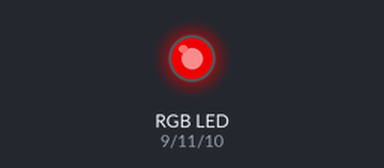
Bench run of a sketch on a simulated Arduino Uno, built with avr-gcc and run on an emulated ATmega328P. On the bench: an RGB LED mixed from three pins (HIGH = lit). Dim RGB values are drawn brighter than linear.

Above: at 0.05 s.
At 0.7 s:
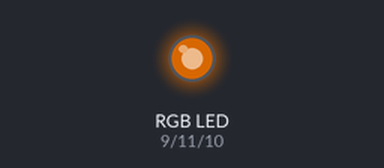
At 1.4 s:
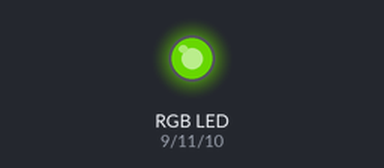
At 2.8 s:
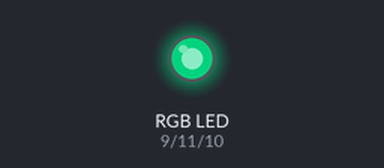
At 4.15 s:
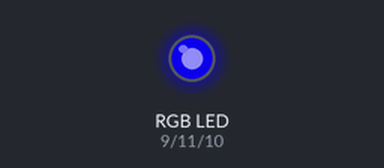
At 5.55 s:
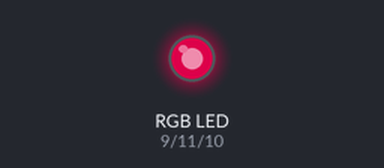
Timing chart, 0 to 7.8 s (numbered marks = the images above):
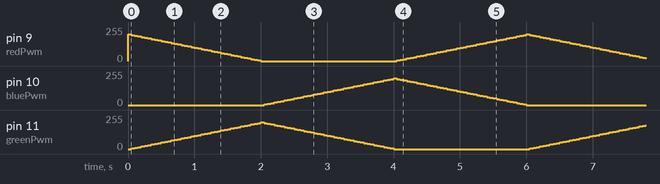

The sketch:

TriColorLED.ino
```cpp
int redPwm = 9;
int greenPwm = 11;
int bluePwm = 10;

void setup() {
  // put your setup code here, to run once:
  pinMode(redPwm, OUTPUT);
  pinMode(greenPwm, OUTPUT);
  pinMode(bluePwm, OUTPUT);
}

void loop() {
  int i;
  // put your main code here, to run repeatedly:
  /* for (i = 0; i < 200; i += 5) {
    analogWrite(redPwm, i);
    delay(50);
  }
  */
  for (i = 0; i < 200; i += 5) {
    analogWrite(redPwm, 200 - i);
    analogWrite(greenPwm, i);
    delay(50);
  }
  analogWrite(redPwm, 0);
  for (i = 0; i < 200; i+= 5) {
    analogWrite(greenPwm, 200 - i);
    analogWrite(bluePwm, i);
    delay(50);
  }
  analogWrite(greenPwm, 0);
  for (i = 0; i < 200; i+= 5) {
    analogWrite(bluePwm, 200 - i);
    analogWrite(redPwm, i);
    delay(50);
  }
  analogWrite(bluePwm, 0);
}
```
